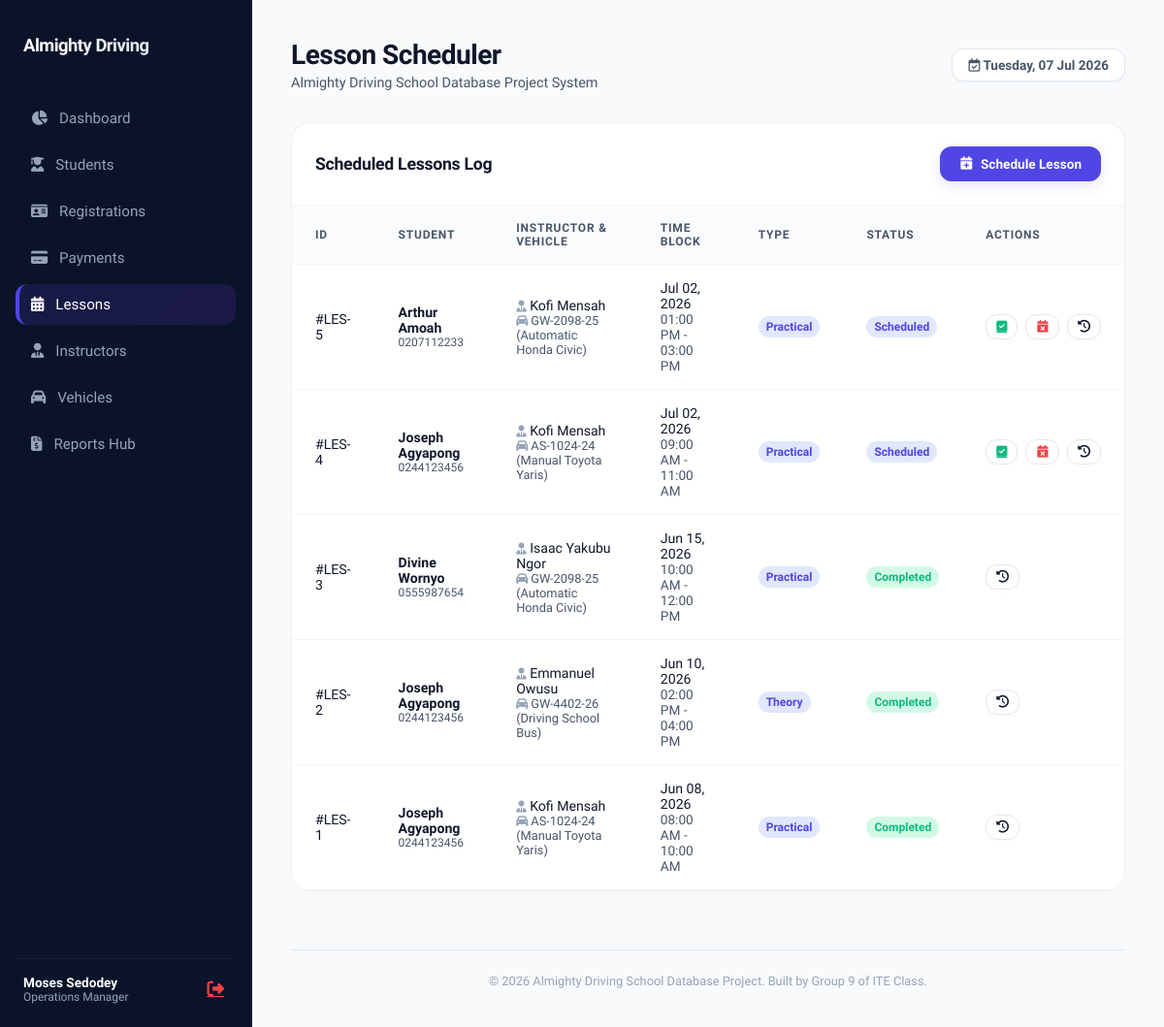
Page /lessons.php (signed in) on the committed database.
### tables this page shows
CREATE TABLE IF NOT EXISTS manager (
    manager_id INT AUTO_INCREMENT PRIMARY KEY,
    manager_name VARCHAR(100) NOT NULL,
    manager_role VARCHAR(50) NOT NULL DEFAULT 'Manager',
    username VARCHAR(50) UNIQUE NOT NULL,
    password VARCHAR(255) NOT NULL
);

CREATE TABLE IF NOT EXISTS lesson (
    lesson_id INT AUTO_INCREMENT PRIMARY KEY,
    lesson_type VARCHAR(50) NOT NULL,  
    lesson_date DATE NOT NULL,
    start_time TIME NOT NULL,
    end_time TIME NOT NULL,
    status VARCHAR(20) NOT NULL DEFAULT 'Scheduled',  
    registration_id INT NOT NULL,
    instructor_id INT NOT NULL,
    vehicle_id INT NOT NULL,
    FOREIGN KEY (registration_id) REFERENCES registration (registration_id) ON DELETE CASCADE,
    FOREIGN KEY (instructor_id) REFERENCES instructor (instructor_id) ON DELETE RESTRICT,
    FOREIGN KEY (vehicle_id) REFERENCES vehicle (vehicle_id) ON DELETE RESTRICT
);

CREATE TABLE IF NOT EXISTS student (
    student_id INT AUTO_INCREMENT PRIMARY KEY,
    surname VARCHAR(50) NOT NULL,
    first_name VARCHAR(50) NOT NULL,
    middle_name VARCHAR(50) DEFAULT NULL,
    date_of_birth DATE NOT NULL,
    place_of_birth VARCHAR(100) DEFAULT NULL,
    residential_address VARCHAR(255) NOT NULL,
    telephone VARCHAR(20) NOT NULL,
    email VARCHAR(100) NOT NULL,
    national_id VARCHAR(50) UNIQUE NOT NULL,
    occupation VARCHAR(100) DEFAULT NULL,
    permit_number VARCHAR(50) DEFAULT NULL,
    permit_expiry_date DATE DEFAULT NULL
);

CREATE TABLE IF NOT EXISTS instructor (
    instructor_id INT AUTO_INCREMENT PRIMARY KEY,
    instructor_name VARCHAR(100) NOT NULL,
    instructor_dob DATE DEFAULT NULL,
    national_id VARCHAR(50) UNIQUE NOT NULL,
    license_number VARCHAR(50) UNIQUE NOT NULL,
    license_type VARCHAR(20) NOT NULL,
    telephone VARCHAR(20) DEFAULT NULL,
    email VARCHAR(100) DEFAULT NULL
);

CREATE TABLE IF NOT EXISTS vehicle (
    vehicle_id INT AUTO_INCREMENT PRIMARY KEY,
    vehicle_registration_no VARCHAR(50) UNIQUE NOT NULL,
    vehicle_identity_no VARCHAR(50) UNIQUE NOT NULL,  
    vehicle_type VARCHAR(50) NOT NULL,  
    status VARCHAR(20) NOT NULL DEFAULT 'Active'  
);

### lessons.php (the view, shortened to what this page needs)
<?php
require_once 'db.php';
$lessons = [];
try {
    $stmt = $pdo->query("
        SELECT l.*, s.first_name, s.surname, s.telephone, i.instructor_name, v.vehicle_registration_no, v.vehicle_type
        FROM lesson l
        JOIN registration r ON l.registration_id = r.registration_id
        JOIN student s ON r.student_id = s.student_id
        JOIN instructor i ON l.instructor_id = i.instructor_id
        JOIN vehicle v ON l.vehicle_id = v.vehicle_id
        ORDER BY l.lesson_date DESC, l.start_time DESC
    ");
    $lessons = $stmt->fetchAll();
} catch (Exception $e) {}
include 'header.php';
?>
<div class="table-container">
    <div class="table-header-bar">
        <h3 class="table-title">Scheduled Lessons Log</h3>
        <button onclick="openAddModal()" class="btn btn-primary">
            <i class="fa-solid fa-calendar-plus"></i>
            <span>Schedule Lesson</span>
        </button>
    </div>
    <table class="custom-table">
        <thead>
            <tr>
                <th>ID</th>
                <th>Student</th>
                <th>Instructor & Vehicle</th>
                <th>Time Block</th>
                <th>Type</th>
                <th>Status</th>
                <th>Actions</th>
            </tr>
        </thead>
        <tbody>
            <?php if (empty($lessons)): ?>
                <tr>
                    <td colspan="7" style="text-align: center; color: var(--text-muted); padding: 32px;">No driving lessons scheduled yet.</td>
                </tr>
            <?php else: ?>
                <?php foreach ($lessons as $l): ?>
                    <tr>
                        <td><code>#LES-<?php echo $l['lesson_id']; ?></code></td>
                        <td>
                            <div style="font-weight: 600;"><?php echo htmlspecialchars($l['first_name'] . ' ' . $l['surname']); ?></div>
                            <div style="font-size: 0.75rem; color: var(--text-secondary);"><?php echo htmlspecialchars($l['telephone']); ?></div>
                        </td>
                        <td>
                            <div><i class="fa-solid fa-user-tie" style="font-size: 0.75rem; color: var(--text-muted);"></i> <?php echo htmlspecialchars($l['instructor_name']); ?></div>
                            <div style="font-size: 0.8rem; color: var(--text-secondary);"><i class="fa-solid fa-car" style="font-size: 0.75rem; color: var(--text-muted);"></i> <?php echo htmlspecialchars($l['vehicle_registration_no'] . ' (' . $l['vehicle_type'] . ')'); ?></div>
                        </td>
                        <td>
                            <div style="font-weight: 500;"><?php echo date('M d, Y', strtotime($l['lesson_date'])); ?></div>
                            <div style="font-size: 0.85rem; color: var(--text-secondary);"><?php echo date('h:i A', strtotime($l['start_time'])) . ' - ' . date('h:i A', strtotime($l['end_time'])); ?></div>
                        </td>
                        <td>
                            <span class="badge badge-info"><?php echo htmlspecialchars($l['lesson_type']); ?></span>
                        </td>
                        <td>
                            <?php if ($l['status'] == 'Completed'): ?>
                                <span class="badge badge-success">Completed</span>
                            <?php elseif ($l['status'] == 'Scheduled'): ?>
                                <span class="badge badge-info">Scheduled</span>
                            <?php else: ?>
                                <span class="badge badge-danger">Cancelled</span>
                            <?php endif; ?>
                        </td>
                        <td>
                            <div style="display: flex; gap: 8px;">
                                <?php if ($l['status'] == 'Scheduled'): ?>
                                    <a href="lessons.php?complete=<?php echo $l['lesson_id']; ?>" class="btn btn-secondary" style="padding: 6px 10px; font-size: 0.8rem; color: var(--success);" title="Mark Complete">
                                        <i class="fa-solid fa-square-check"></i>
                                    </a>
                                    <a href="lessons.php?cancel=<?php echo $l['lesson_id']; ?>" class="btn btn-secondary" style="padding: 6px 10px; font-size: 0.8rem; color: var(--danger);" title="Cancel Lesson">
                                        <i class="fa-solid fa-calendar-xmark"></i>
                                    </a>
                                <?php endif; ?>
                                <button onclick="openEditModal(<?php echo htmlspecialchars(json_encode($l)); ?>)" class="btn btn-secondary" style="padding: 6px 10px; font-size: 0.8rem;" title="Reschedule">
                                    <i class="fa-solid fa-clock-rotate-left"></i>
                                </button>
                            </div>
                        </td>
                    </tr>
                <?php endforeach; ?>
            <?php endif; ?>
        </tbody>
    </table>
</div>
<?php
include 'footer.php';
?>

### header.php (shortened to what this page needs)
<?php
require_once 'db.php';
try {
    $stmt = $pdo->prepare("SELECT * FROM manager WHERE manager_id = ?");
    $stmt->execute([$_SESSION['manager_id']]);
    $active_manager = $stmt->fetch();
} catch (Exception $e) {
    $active_manager = null;
}
$current_page = basename($_SERVER['PHP_SELF']);
?>
<!DOCTYPE html>
<html lang="en">
<head>
    <link rel="stylesheet" href="style.css">
    <link rel="stylesheet" href="assets/fontawesome/css/all.min.css">
</head>
<body>
    <aside class="sidebar no-print">
        <div class="sidebar-logo">
            <div class="sidebar-logo-text">Almighty Driving</div>
        </div>
        <ul class="sidebar-menu">
            <li class="sidebar-item <?php echo ($current_page == 'index.php') ? 'active' : ''; ?>">
                <a href="index.php">
                    <i class="fa-solid fa-chart-pie"></i>
                    <span>Dashboard</span>
                </a>
            </li>
            <li class="sidebar-item <?php echo ($current_page == 'students.php') ? 'active' : ''; ?>">
                <a href="students.php">
                    <i class="fa-solid fa-user-graduate"></i>
                    <span>Students</span>
                </a>
            </li>
            <li class="sidebar-item <?php echo ($current_page == 'registrations.php') ? 'active' : ''; ?>">
                <a href="registrations.php">
                    <i class="fa-solid fa-id-card"></i>
                    <span>Registrations</span>
                </a>
            </li>
            <li class="sidebar-item <?php echo ($current_page == 'payments.php') ? 'active' : ''; ?>">
                <a href="payments.php">
                    <i class="fa-solid fa-credit-card"></i>
                    <span>Payments</span>
                </a>
            </li>
            <li class="sidebar-item <?php echo ($current_page == 'lessons.php') ? 'active' : ''; ?>">
                <a href="lessons.php">
                    <i class="fa-solid fa-calendar-days"></i>
                    <span>Lessons</span>
                </a>
            </li>
            <li class="sidebar-item <?php echo ($current_page == 'instructors.php') ? 'active' : ''; ?>">
                <a href="instructors.php">
                    <i class="fa-solid fa-user-tie"></i>
                    <span>Instructors</span>
                </a>
            </li>
            <li class="sidebar-item <?php echo ($current_page == 'vehicles.php') ? 'active' : ''; ?>">
                <a href="vehicles.php">
                    <i class="fa-solid fa-car"></i>
                    <span>Vehicles</span>
                </a>
            </li>
            <li class="sidebar-item <?php echo ($current_page == 'reports.php') ? 'active' : ''; ?>">
                <a href="reports.php">
                    <i class="fa-solid fa-file-invoice-dollar"></i>
                    <span>Reports Hub</span>
                </a>
            </li>
        </ul>
        <div class="sidebar-footer">
            <div class="user-profile" style="display: flex; justify-content: space-between; align-items: center; width: 100%;">
                <div class="user-info">
                    <span class="user-name"><?php echo htmlspecialchars($active_manager['manager_name']); ?></span>
                    <span class="user-role"><?php echo htmlspecialchars($active_manager['manager_role']); ?></span>
                </div>
                <a href="logout.php" style="color: #ef4444; font-size: 1.1rem; padding: 4px; display: flex; align-items: center;" title="Log Out">
                    <i class="fa-solid fa-right-from-bracket"></i>
                </a>
            </div>
        </div>
    </aside>
    <main class="main-content">
        <div class="top-bar no-print">
            <div>
                <h1 class="page-title">
                    <?php
                    switch ($current_page) {
                        case 'lessons.php': echo 'Lesson Scheduler'; break;
                    }
                    ?>
                </h1>
                <p class="page-subtitle">Almighty Driving School Database Project System</p>
            </div>
            <div class="top-bar-actions">
                <div class="system-date">
                    <i class="fa-regular fa-calendar-check"></i>
                    <span><?php echo date('l, d M Y'); ?></span>
                </div>
            </div>
        </div>

### footer.php (shortened to what this page needs)
        <footer class="no-print" style="margin-top: 60px; padding-top: 24px; border-top: 1px solid var(--border-color); text-align: center; color: var(--text-muted); font-size: 0.8rem;">
            <p>&copy; <?php echo date('Y'); ?> Almighty Driving School Database Project. Built by Group 9 of ITE Class.</p>
        </footer>
    </main>
</body>
</html>

### rows in the picture
manager: manager_name "Moses Sedodey", manager_role "Operations Manager"
lesson: lesson_id "5", student.first_name+surname "Arthur Amoah", student.telephone "0207112233", instructor.instructor_name "Kofi Mensah", vehicle.vehicle_type "GW-2098-25 (Automatic Honda Civic)", lesson_date "Jul 02, 2026", start_time "01:00 PM", end_time "03:00 PM", lesson_type "Practical", status "Scheduled"
lesson: lesson_id "4", student.first_name+surname "Joseph Agyapong", student.telephone "0244123456", instructor.instructor_name "Kofi Mensah", vehicle.vehicle_type "AS-1024-24 (Manual Toyota Yaris)", lesson_date "Jul 02, 2026", start_time "09:00 AM", end_time "11:00 AM", lesson_type "Practical", status "Scheduled"
lesson: lesson_id "3", student.first_name+surname "Divine Wornyo", student.telephone "0555987654", instructor.instructor_name "Isaac Yakubu Ngor", vehicle.vehicle_type "GW-2098-25 (Automatic Honda Civic)", lesson_date "Jun 15, 2026", start_time "10:00 AM", end_time "12:00 PM", lesson_type "Practical", status "Completed"
lesson: lesson_id "2", student.first_name+surname "Joseph Agyapong", student.telephone "0244123456", instructor.instructor_name "Emmanuel Owusu", vehicle.vehicle_type "GW-4402-26 (Driving School Bus)", lesson_date "Jun 10, 2026", start_time "02:00 PM", end_time "04:00 PM", lesson_type "Theory", status "Completed"
lesson: lesson_id "1", student.first_name+surname "Joseph Agyapong", student.telephone "0244123456", instructor.instructor_name "Kofi Mensah", vehicle.vehicle_type "AS-1024-24 (Manual Toyota Yaris)", lesson_date "Jun 08, 2026", start_time "08:00 AM", end_time "10:00 AM", lesson_type "Practical", status "Completed"
